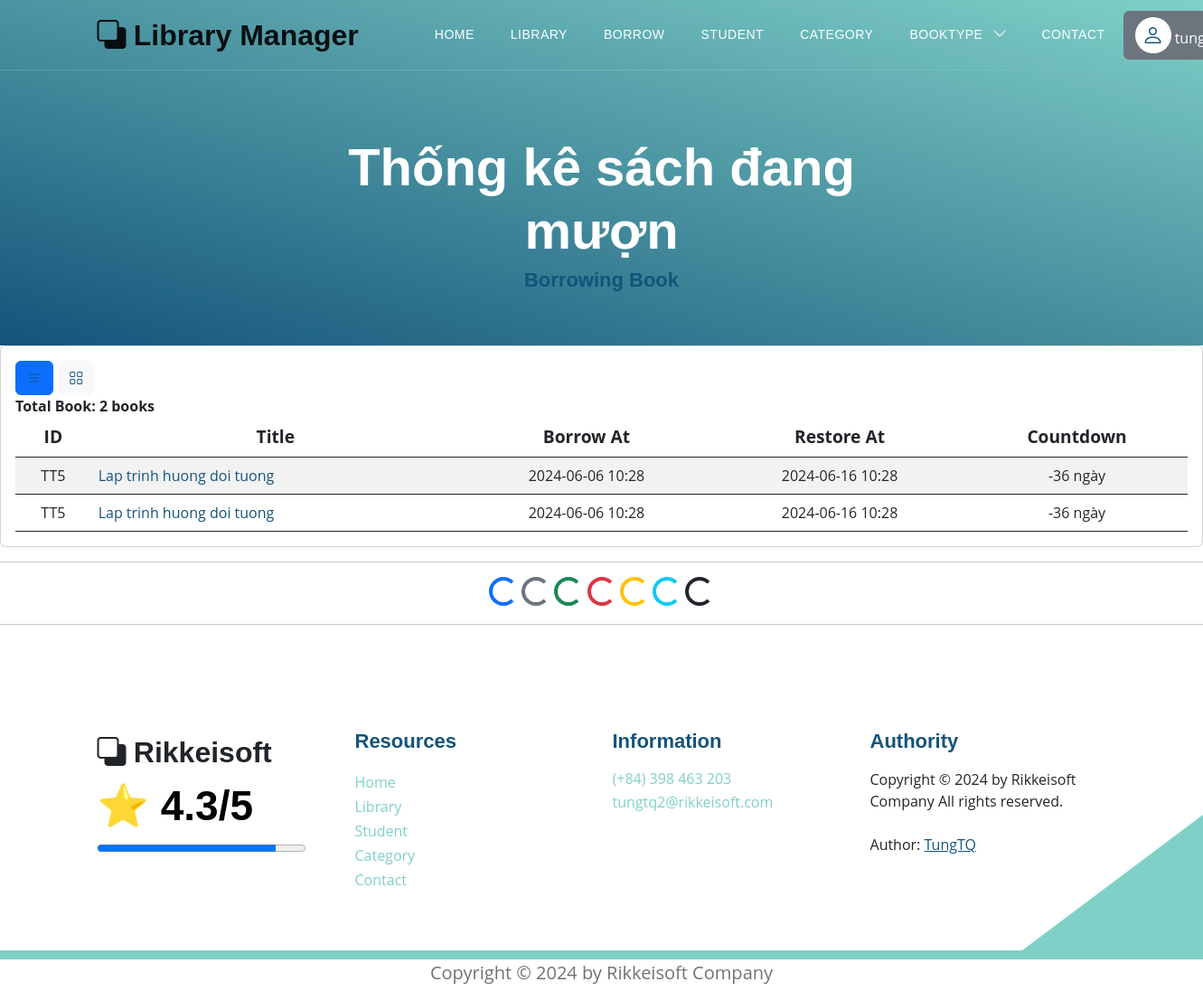
The app's page /books/all_borrowed_book (signed in), older data.
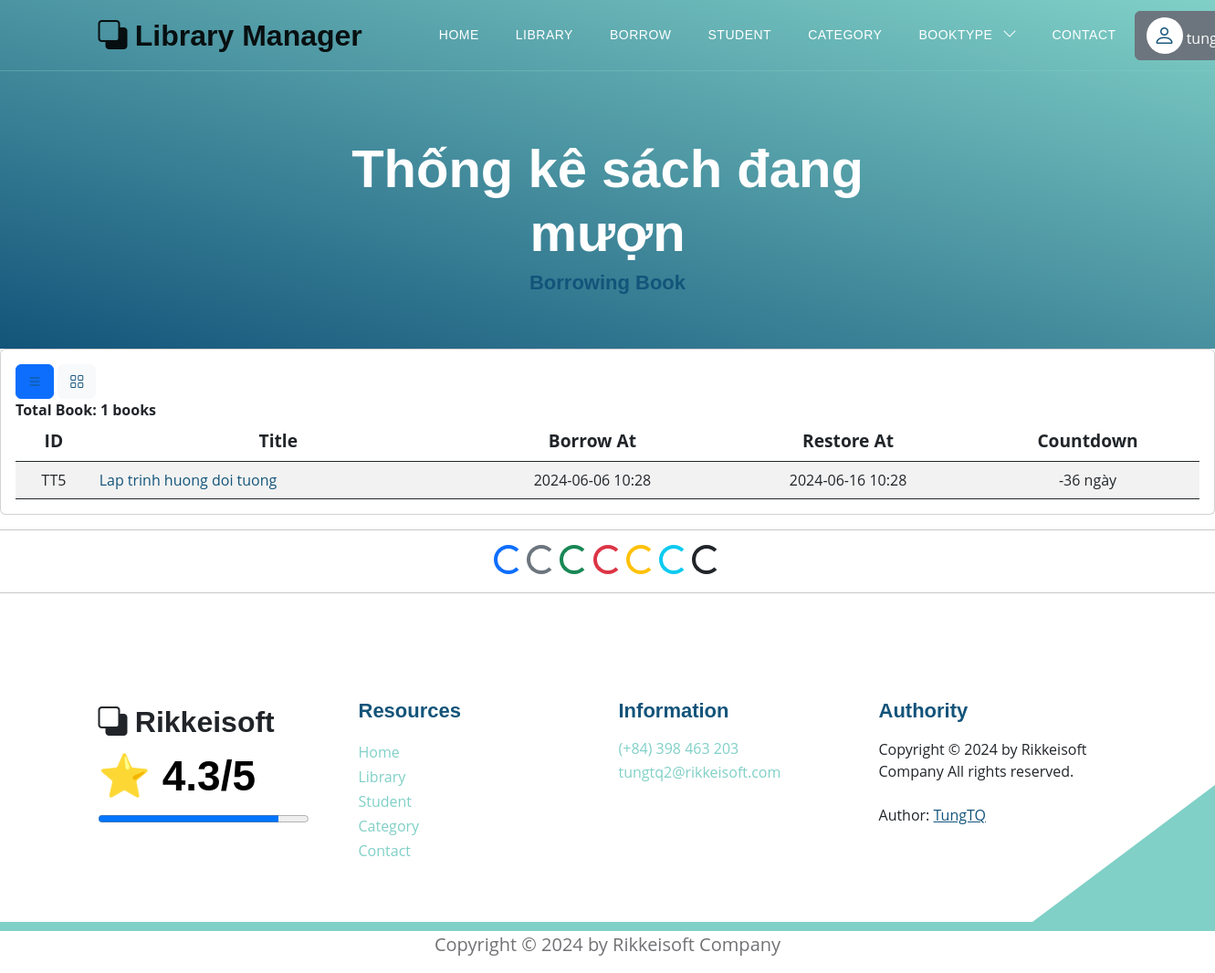
The same page, newer data.
### models.py (models this page shows)
class BorrowBook(Base):
    __tablename__ = 'borrow'
    id = Column(Integer, primary_key=True, autoincrement=True)          # Khóa chính mới
    book_id = Column(String(30), ForeignKey('books.id_book'), nullable=False)
    username_id = Column(String(50), index=True)
    borrow_at = Column(DateTime, index=True)
    borrow_predict = Column(DateTime, index=True)
    borrow_actual = Column(DateTime, index=True)
    status = Column(Integer, index=True, default=0)
    book_borrow = relationship("Book", back_populates="borrows")

class Book(Base):
    __tablename__ = 'books'
    username_id = Column(String(30), ForeignKey('users.username'), nullable=False)
    id_book = Column(String(30), primary_key=True, unique=True, index=True)         # Số thứ tự sách
    title = Column(String(100), index=True)      # Tiêu đề sách
    author = Column(String(100), index=True)     # Tác giả
    year = Column(Integer)                  # Năm xuất bản
    quantity_amount = Column(Integer, index=True, default=0)
    category_id = Column(String(10), ForeignKey('category.category_id'), nullable=False)
    insert_at = Column(DateTime, index=True)
    insert_id = Column(String(30), index=True)
    update_at = Column(DateTime,index=True)
    update_id = Column(String(30), index=True)
    delete_at = Column(DateTime,index=True)
    delete_id = Column(String(30), index=True)
    delete_flag = Column(Integer, index=True)
    image_book = Column(String(100), index=True, nullable=True)         # Đường dẫn tới ảnh của sách
    pdf_book = Column(String(100), index=True, nullable=True)           # Đường dẫn tới file PDF của sách
    user = relationship("User", back_populates="books")
    category = relationship("Category", back_populates="category_books")
    borrows = relationship("BorrowBook", back_populates="book_borrow")
    borrowfinal = relationship("BorrowBookFinal", back_populates="book_borrow_final")

### routers/borrow.py (the view)
@router.get('/books/all_borrowed_book', response_class=HTMLResponse)
async def show_all_borrowed_book(request: Request, token: str = Cookie(None), db: Session = Depends(models.get_db)):
    mean_star = function.get_mean_star(db)
    all_category2 = db.query(models.Category).filter(models.Category.delete_flag != 1).all()
    if token:
        decodeJSON = jwt.decode(token, "secret", algorithms=["HS256"])
        username = decodeJSON["username"]
        user = function.get_user(db, username)
        if user.role != 2:
            borrowing_book = (db.query(models.BorrowBook, models.BorrowBook.book_id, models.Book.title,
                                    models.BorrowBook.borrow_at, models.BorrowBook.borrow_predict)
                            .join(models.Book, models.BorrowBook.book_id == models.Book.id_book)
                            .filter(models.BorrowBook.username_id == username, models.BorrowBook.status == 1)
                            .order_by(models.BorrowBook.book_id)
                            .all())
            current_time = datetime.datetime.now()
            total_borrowing_books = len(borrowing_book)
            return templates.TemplateResponse("book_borrowing.html", {"request": request,
                                                                    "borrowing_book": borrowing_book,
                                                                    "total_borrowing_books": total_borrowing_books,
                                                                    "current_time": current_time,
                                                                    "user": user,
                                                                    "mean_star": mean_star,
                                                                    "all_category2": all_category2})
        else:
            all_borrowed_books = db.query(models.BorrowBook).filter(models.BorrowBook.status == 1).order_by(models.BorrowBook.borrow_at).all()
            total_borrowed_books = len(all_borrowed_books)
            current_time = datetime.datetime.now()
            return templates.TemplateResponse("book_borrowing.html", {"request": request,
                                                                    "borrowed_book": all_borrowed_books,
                                                                    "total_borrowed_books": total_borrowed_books,
                                                                    "user": user,
                                                                    "current_time": current_time,
                                                                    "mean_star": mean_star,
                                                                    "all_category2": all_category2})
    else:
        return templates.TemplateResponse("error_template.html", {"request": request,
                                                                  "mean_star": mean_star,
                                                                  "error": "Page Not Found"})

### templates/book_borrowing.html (shortened to what the changed rows need)
{% extends "base.html" %}
{% block content %}
<section class="hero-section d-flex justify-content-center align-items-center" id="section_1"
    style="padding-bottom: 50px;">
    <div class="container">
        <div class="row">
            <div class="col-lg-8 col-12 mx-auto">
                <h1 class="text-white text-center"> Thống kê sách đang mượn </h1>
            </div>
        </div>
    </div>
</section>
<div class="card card-table comman-shadow">
    <div class="card-body">
        <div class="table-responsive">
            <div id="DataTables_Table_0_wrapper" class="dataTables_wrapper no-footer">
                <div class="row">
                    <div class="col-md-6">
                        <div class="dataTables_length" id="DataTables_Table_0_length">
                            <label> <b> Total Book:
                                {% if user.role != 2 %}
                                    {{total_borrowing_books}} books
                                {% else %}
                                    {{total_borrowed_books}} books
                                {% endif %}
                            </b>
                            </label>
                        </div>
                    </div>
                </div>
                <table
                    class="table border-0 star-student table-hover table-center mb-0 datatable table-striped dataTable no-footer"
                    id="DataTables_Table_0" aria-describedby="DataTables_Table_0_info">
                    <thead class="student-thread">
                        <tr style="text-align: center; font-size:larger;">
                            <th rowspan="1" colspan="1"
                                aria-label="ID: activate to sort column ascending">ID</th>
                            {% if user.role != 2 %}
                                <th rowspan="1" colspan="1"
                                    aria-label="Title: activate to sort column ascending">Title</th>
                                <th rowspan="1" colspan="1"
                                    aria-label="BorrowAt: activate to sort column ascending">Borrow At</th>
                                <th rowspan="1" colspan="1"
                                    aria-label="RestoreAt: activate to sort column ascending">Restore At</th>
                                <th rowspan="1" colspan="1"
                                    aria-label="LimitPeople: activate to sort column ascending">Countdown</th>
                            {% endif %}
                        </tr>
                    </thead>
                    <tbody>
                        <form action="">
                        {% if user.role != 2 %}
                            {% for book in borrowing_book %}
                                <tr class="{% if loop.index is even %} even {% else %}odd{% endif %}">
                                    <td style="text-align: center;">{{ book.book_id }}</td>
                                    <td> <a href="/books/detail_book?choice_book={{book.book_id}}">{{ book.title }}</a></td>
                                    <td style="text-align: center;">{{ book.borrow_at.strftime('%Y-%m-%d %H:%M') }}</td>
                                    <td style="text-align: center;">{{ book.borrow_predict.strftime('%Y-%m-%d %H:%M') }}</td>
                                    <td style="text-align: center;">
                                        {% set remaining_days = (book.BorrowBook.borrow_predict - current_time).days %}
                                            {{ remaining_days }} ngày
                                    </td>
                                </tr>
                            {% endfor %}
                        {% endif %}
                        </form>
                    </tbody>
                </table>
            </div>
        </div>
    </div>
</div>
{% endblock content %}

Row changes from the older to the newer data that the page shows:
no longer on this page (row edited): BorrowBook: book_id "TT5", title "Lap trinh huong doi tuong", borrow_at "2024-06-06 10:28", borrow_predict "2024-06-16 10:28", remaining_days "-36"
Text that changed along with them:
{{ total_borrowing_books }}: "2" → "1"
